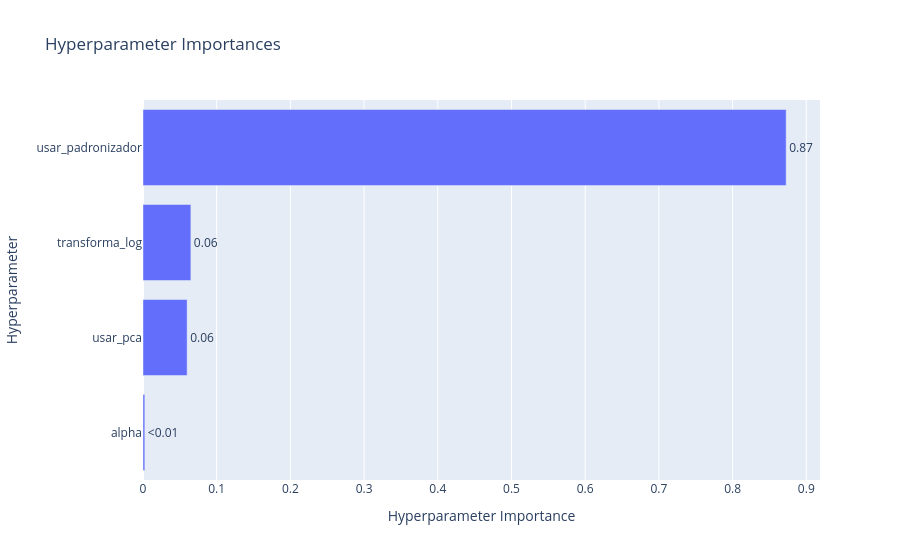

This figure's notebook cell:
### Code cell
vis.plot_param_importances(estudo_hpc)

### Figure 1 — Plotly figure (JSON) as saved in the notebook; plotly's stock layout.template omitted (floating-point values rounded to 4 significant figures)
{"data": [{"cliponaxis": false, "hovertemplate": ["alpha (FloatDistribution): 0.0024736677707460474<extra></extra>", "usar_pca (CategoricalDistribution): 0.05989258380747017<extra></extra>", "transforma_log (CategoricalDistribution): 0.06495751536940621<extra></extra>", "usar_padronizador (CategoricalDistribution): 0.8726762330523775<extra></extra>"], "name": "Objective Value", "orientation": "h", "text": ["<0.01", "0.06", "0.06", "0.87"], "textposition": "outside", "type": "bar", "x": [0.002474, 0.05989, 0.06496, 0.8727], "y": ["alpha", "usar_pca", "transforma_log", "usar_padronizador"]}], "layout": {"title": {"text": "Hyperparameter Importances"}, "xaxis": {"title": {"text": "Hyperparameter Importance"}}, "yaxis": {"title": {"text": "Hyperparameter"}}}}
